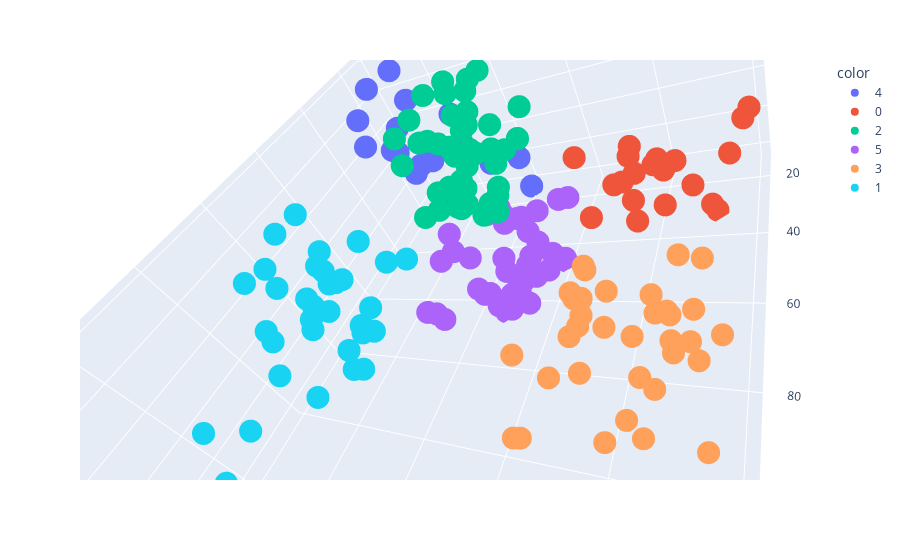

Write notebook code for a chart like this one.
### Code cell
fig = px.scatter_3d(df, x='Income', y='SpendingScore', z='Age',
                    color=km6.labels_.astype(str))
fig.show()

### Figure 1 — Plotly figure (JSON) as saved in the notebook; plotly's stock layout.template omitted (floating-point values rounded to 4 significant figures)
{"data": [{"hovertemplate": "color=4<br>Income=%{x}<br>SpendingScore=%{y}<br>Age=%{z}<extra></extra>", "legendgroup": "4", "marker": {"color": "#636efa", "symbol": "circle"}, "mode": "markers", "name": "4", "scene": "scene", "showlegend": true, "type": "scatter3d", "x": [15, 16, 17, 18, 19, 19, 20, 20, 21, 23, 24, 25, 28, 28, 29, 30, 33, 33, 34, 37, 39], "y": [39, 6, 40, 6, 3, 14, 15, 13, 35, 29, 35, 5, 14, 32, 31, 4, 4, 14, 17, 26, 28], "z": [19, 20, 31, 35, 64, 67, 58, 37, 35, 52, 35, 46, 54, 45, 40, 60, 53, 49, 42, 36, 49]}, {"hovertemplate": "color=0<br>Income=%{x}<br>SpendingScore=%{y}<br>Age=%{z}<extra></extra>", "legendgroup": "0", "marker": {"color": "#EF553B", "symbol": "circle"}, "mode": "markers", "name": "0", "scene": "scene", "showlegend": true, "type": "scatter3d", "x": [15, 16, 17, 18, 19, 19, 20, 20, 21, 23, 24, 25, 28, 28, 29, 30, 33, 33, 34, 37, 38, 39], "y": [81, 77, 76, 94, 72, 99, 77, 79, 66, 98, 73, 73, 82, 61, 87, 73, 92, 81, 73, 75, 92, 65], "z": [21, 23, 22, 23, 30, 35, 24, 22, 20, 35, 25, 31, 29, 35, 23, 21, 18, 21, 30, 20, 24, 24]}, {"hovertemplate": "color=2<br>Income=%{x}<br>SpendingScore=%{y}<br>Age=%{z}<extra></extra>", "legendgroup": "2", "marker": {"color": "#00cc96", "symbol": "circle"}, "mode": "markers", "name": "2", "scene": "scene", "showlegend": true, "type": "scatter3d", "x": [38, 39, 40, 42, 43, 43, 43, 44, 44, 46, 46, 47, 47, 48, 48, 48, 49, 49, 50, 50, 54, 54, 54, 54, 54, 54, 54, 57, 58, 59, 60, 60, 61, 62, 62, 62, 63, 63, 63, 63, 63, 65, 65, 67, 67], "y": [35, 36, 55, 52, 60, 45, 41, 50, 46, 46, 56, 52, 59, 51, 50, 48, 55, 42, 49, 56, 47, 53, 42, 51, 41, 44, 46, 58, 46, 55, 49, 47, 42, 48, 59, 56, 50, 46, 43, 48, 52, 43, 59, 43, 57], "z": [65, 48, 50, 49, 59, 50, 47, 51, 69, 53, 70, 67, 54, 63, 43, 68, 70, 47, 60, 60, 59, 45, 49, 57, 67, 46, 48, 55, 50, 68, 48, 47, 48, 49, 67, 49, 66, 54, 68, 66, 65, 63, 49, 51, 50]}, {"hovertemplate": "color=5<br>Income=%{x}<br>SpendingScore=%{y}<br>Age=%{z}<extra></extra>", "legendgroup": "5", "marker": {"color": "#ab63fa", "symbol": "circle"}, "mode": "markers", "name": "5", "scene": "scene", "showlegend": true, "type": "scatter3d", "x": [39, 40, 40, 40, 42, 43, 46, 46, 48, 48, 48, 54, 54, 54, 54, 54, 57, 58, 59, 60, 60, 60, 60, 61, 62, 62, 62, 63, 64, 64, 65, 65, 67, 67, 69, 70, 72, 76], "y": [61, 47, 42, 42, 60, 54, 51, 55, 59, 59, 47, 54, 48, 52, 55, 57, 55, 60, 41, 40, 42, 52, 50, 49, 41, 55, 42, 54, 42, 46, 48, 50, 56, 40, 58, 29, 34, 40], "z": [31, 27, 29, 31, 33, 31, 27, 19, 18, 19, 32, 26, 40, 23, 38, 21, 22, 34, 18, 40, 32, 24, 27, 20, 23, 26, 21, 19, 38, 19, 18, 19, 27, 38, 40, 23, 25, 28]}, {"hovertemplate": "color=3<br>Income=%{x}<br>SpendingScore=%{y}<br>Age=%{z}<extra></extra>", "legendgroup": "3", "marker": {"color": "#FFA15A", "symbol": "circle"}, "mode": "markers", "name": "3", "scene": "scene", "showlegend": true, "type": "scatter3d", "x": [69, 70, 71, 71, 71, 72, 73, 73, 74, 75, 76, 77, 77, 78, 78, 78, 78, 78, 78, 79, 81, 85, 86, 87, 87, 87, 88, 88, 93, 97, 98, 99, 101, 103, 103, 113, 120, 126, 137], "y": [91, 77, 95, 75, 75, 71, 88, 73, 72, 93, 87, 97, 74, 90, 88, 76, 89, 78, 73, 83, 93, 75, 95, 63, 75, 92, 86, 69, 90, 86, 88, 97, 68, 85, 69, 91, 79, 74, 83], "z": [39, 31, 40, 38, 39, 31, 29, 32, 35, 32, 32, 28, 32, 34, 39, 38, 27, 30, 30, 29, 31, 36, 33, 32, 28, 36, 30, 27, 35, 32, 29, 30, 28, 36, 32, 38, 35, 32, 30]}, {"hovertemplate": "color=1<br>Income=%{x}<br>SpendingScore=%{y}<br>Age=%{z}<extra></extra>", "legendgroup": "1", "marker": {"color": "#19d3f3", "symbol": "circle"}, "mode": "markers", "name": "1", "scene": "scene", "showlegend": true, "type": "scatter3d", "x": [71, 71, 71, 73, 73, 74, 75, 77, 77, 78, 78, 78, 78, 78, 78, 79, 81, 85, 86, 87, 87, 87, 88, 88, 93, 97, 98, 99, 101, 103, 103, 113, 120, 126, 137], "y": [35, 11, 9, 5, 7, 10, 5, 12, 36, 22, 17, 20, 16, 1, 1, 35, 5, 26, 20, 27, 13, 10, 13, 15, 14, 32, 15, 39, 24, 17, 23, 8, 16, 28, 18], "z": [43, 59, 47, 20, 44, 19, 57, 25, 48, 34, 43, 44, 47, 37, 34, 56, 19, 50, 42, 36, 40, 36, 52, 58, 59, 37, 46, 41, 54, 41, 34, 33, 47, 45, 32]}], "layout": {"autosize": true, "legend": {"title": {"text": "color"}, "tracegroupgap": 0}, "margin": {"t": 60}, "scene": {"aspectmode": "auto", "aspectratio": {"x": 1.429, "y": 1.148, "z": 0.6093}, "camera": {"center": {"x": 0, "y": 0, "z": 0}, "eye": {"x": 0.6496, "y": 0.6496, "z": 0.6496}, "projection": {"type": "perspective"}, "up": {"x": -0.254, "y": 0.3539, "z": 0.9001}}, "domain": {"x": [0, 1], "y": [0, 1]}, "xaxis": {"title": {"text": "Income"}, "type": "linear"}, "yaxis": {"title": {"text": "SpendingScore"}, "type": "linear"}, "zaxis": {"title": {"text": "Age"}, "type": "linear"}}}}
